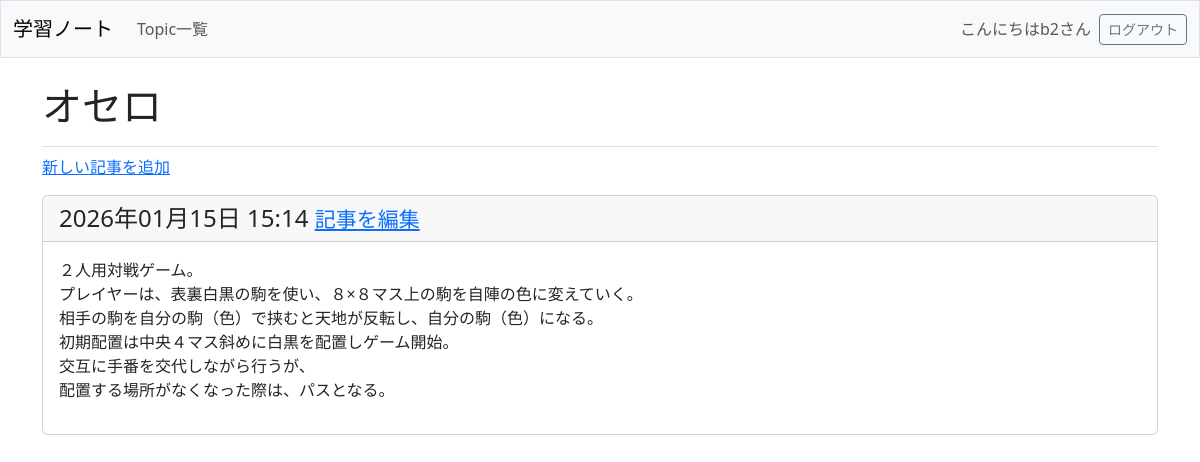
The app's page /topics/4 (signed in) with its own data.
### learning_logs/models.py (models this page shows, shortened)
class Topic(models.Model):
    text = models.CharField(max_length=200)
    date_added = models.DateTimeField(auto_now_add=True)
    owner = models.ForeignKey(User, on_delete=models.CASCADE)

class Entry(models.Model):
    topic = models.ForeignKey(Topic, on_delete=models.CASCADE)
    text = models.TextField()
    date_added = models.DateTimeField(auto_now_add=True)
    class Meta:
        verbose_name_plural = 'entries'

### learning_logs/views.py (the view)
# urls.py: path('topics/<int:topic_id>', views.topic, name='topic'),
@login_required
def topic(request, topic_id):
    topic = Topic.objects.get(id=topic_id)
    if topic.owner != request.user:
        raise Http404
    entries = topic.entry_set.order_by('-date_added')
    context = {'topic': topic, 'entries': entries}
    return render(request, 'learning_logs/topic.html', context)

### learning_logs/templates/learning_logs/topic.html
{% extends "learning_logs/base.html" %}
{% block page_header %}
  <h1>{{ topic.text }}</h1>
{% endblock page_header %}
{% block content %}
  <p>
    <a href="{% url 'learning_logs:new_entry' topic.id %}">新しい記事を追加</a>
  </p>
    {% for entry in entries %}
      <div class="card mb-3">
        <h4 class="card-header">
          {{ entry.date_added|date:'Y年m月d日 H:i' }}
          <small><a href="{% url 'learning_logs:edit_entry' entry.id %}">
            記事を編集</a></small>
        </h4>
        <div class="card-body">{{ entry.text|linebreaks }}</div>
      </div>
    {% empty %}
      <p>Topicはまだ作成されていません。</p>
    {% endfor %}
{% endblock content %}

### learning_logs/templates/learning_logs/base.html (shortened to what this page needs)
<!DOCTYPE html>
<html lang="ja">
<head>
  {% load django_bootstrap5 %}
  {% bootstrap_css %}
</head>
<body>
  <nav class="navbar navbar-expand-md navbar-light bg-light mb-4 border">
    <div class="container-fluid">
      <a class="navbar-brand" href="{% url 'learning_logs:index' %}" >
        学習ノート
      </a>
    <div class="collapse navbar-collapse" id="navbarCollapse">
      <ul class="navbar-nav me-auto mb-2 mb-md-0">
        <li class="nav-item">
          <a class="nav-link" href="{% url 'learning_logs:topics' %}">
            Topic一覧</a></li>
      </ul>
      <ul class="navbar-nav ms-auto mb-2 mb-md-0">
        {% if user.is_authenticated %}
          <li class="nav-item">
            <span class="navbar-text me-2">こんにちは{{ user.username }}さん
              </span></li>
        {% endif %}
      </ul>
      {% if user.is_authenticated %}
        <form action="{% url 'accounts:logout' %}" method="post">
          <button name="submit" class="btn btn-outline-secondary btn-sm">
              ログアウト</button>
        </form>
      {% endif %}
    </div>
    </div>
  </nav>
  <main class="container">
    <div class="pb-2 mb-2 border-bottom">
      {% block page_header %}{% endblock page_header %}
    </div>
    <div>
      {% block content %}{% endblock content %}
    </div>
  </main>
</body>
</html>

### records on screen
Topic: text "オセロ"
Entry: date_added "2026年01月15日 15:14", text "２人用対戦ゲーム。 プレイヤーは、表裏白黒の駒を使い、８×８マス上の駒を自陣の色に変えていく。 相手の駒を自分の駒（色）で挟むと天地が反転し、自分の駒（色）になる。 初期配置は中央４マス斜めに白黒を配置しゲーム開始。 交互に手番を交代しながら行うが、 配置する場所がなくなった際は、パスとなる。"

### other values on screen
{{ user.username }} "b2"
